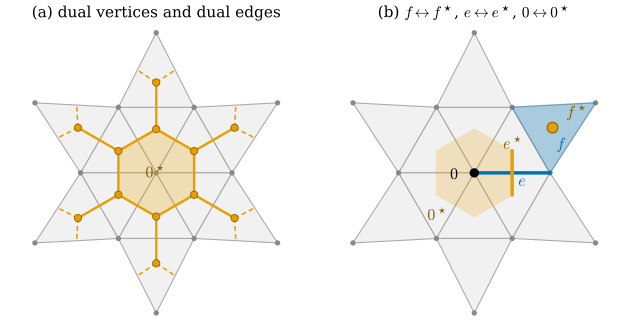

Generate this figure with Python:
"""Figure 33.6.1: the dual cells of a planar patch (Section 33.6).

The complex of Figure 33.2.1 (vertex 0 at the origin, six vertices on the unit circle, six on the circle of radius
1.85; twelve triangles). Dual vertices are drawn at the triangle barycenters, a drawing choice only: the dual
complex of this section is combinatorial (its geometry is Section 36.5).
(a) all dual vertices and dual edges; a dual edge of an interior edge joins the two dual vertices, a dual edge of a
    boundary edge is cut at the edge midpoint (dashed). The dual face 0* of the interior vertex 0 is filled.
(b) three correspondences: the triangle f = {1, 2, 7} and its dual vertex f*, the edge e = {0, 1} and its dual edge
    e*, the vertex 0 and its dual face 0*.
Self-check: the interior vertex 0 has a hexagonal dual face whose corners are the six triangles around 0 in the
cyclic order of its link; the dual edge e* joins the two triangles containing e; every dual vertex has degree 3
counting cut dual edges.

Run from the project root:
``PYTHONPATH=tools python3 chapters/33-combinatorial-surfaces/figures/fig-33-6-1-dual-cells.py``
"""

import dgdec as dd
import dgmesh as dm

import dgfig  # noqa: E402

dgfig.setup()

import matplotlib.pyplot as plt  # noqa: E402
import numpy as np  # noqa: E402
from matplotlib.patches import Polygon  # noqa: E402

C = dgfig.COLORS
ORANGE, BLUE = C["accent"], C["tangent"]
ang1 = np.deg2rad(60 * np.arange(6))
ang2 = ang1 + np.deg2rad(30)
X = np.vstack([[0.0, 0.0], np.c_[np.cos(ang1), np.sin(ang1)], 1.85 * np.c_[np.cos(ang2), np.sin(ang2)]])
ring = lambda k: 1 + k % 6  # noqa: E731
F = np.array([(0, ring(k), ring(k + 1)) for k in range(6)] + [(ring(k + 1), ring(k), 7 + k) for k in range(6)])
assert dm.oriented_consistently(F)
bc = X[F].mean(1)                                            # drawing positions of the dual vertices
ef = dm.edge_faces(F)
he = dd.HalfedgeMesh(F)
star0 = he.vertex_faces(0)                                   # the corners of the dual face 0*, in cyclic order
assert sorted(star0) == list(range(6)) and len(star0) == 6
for a, b in zip(star0, star0[1:] + star0[:1]):
    assert len(set(F[a]) & set(F[b]) & {0}) == 1 and len(set(F[a]) & set(F[b])) == 2
deg = np.zeros(len(F), int)
for fs in ef.values():
    for f in fs:
        deg[f] += 1
assert (deg == 3).all()                                       # trivalent, counting cut dual edges


def base(ax):
    for f in F:
        ax.add_patch(Polygon(X[f], closed=True, facecolor="#F1F1F1", edgecolor="#A8A8A8", lw=0.8, zorder=0))
    ax.plot(*X.T, "o", color="#888888", ms=3, zorder=1)


fig, (axa, axb) = plt.subplots(1, 2, figsize=(6.6, 3.5))
base(axa)
axa.add_patch(Polygon(bc[star0], closed=True, facecolor=ORANGE, alpha=0.25, edgecolor="none", zorder=1.5))
for e, fs in ef.items():
    if len(fs) == 2:
        axa.plot(*bc[list(fs)].T, color=ORANGE, lw=1.8, zorder=3)
    else:
        m = X[list(e)].mean(0)
        axa.plot(*np.array([bc[fs[0]], m]).T, color=ORANGE, lw=1.2, ls=(0, (3, 2)), zorder=3)
axa.plot(*bc.T, "o", color=ORANGE, ms=5.5, zorder=4, mec="#8a5a00", mew=0.6)
axa.text(0.0, 0.0, r"$0^\star$", fontsize=12, ha="center", va="center", color="#8a5a00", zorder=5)
axa.set_title("(a) dual vertices and dual edges", fontsize=11.5)
dgfig.schematic_axes(axa, xlim=(-2.0, 2.0), ylim=(-1.9, 1.95))

base(axb)
f = 6                                                        # the triangle {1, 2, 7}
assert sorted(F[f]) == [1, 2, 7]
axb.add_patch(Polygon(X[F[f]], closed=True, facecolor=BLUE, alpha=0.3, edgecolor=BLUE, lw=1.4, zorder=2))
axb.plot(*bc[f], "o", color=ORANGE, ms=8, zorder=5, mec="#8a5a00", mew=0.8)
axb.text(*(bc[f] + np.array([0.18, 0.14])), r"$f^\star$", fontsize=12, color="#8a5a00", zorder=6)
axb.text(*(X[F[f]].mean(0) + np.array([0.05, -0.28])), r"$f$", fontsize=12, color=BLUE, zorder=6)
e = (0, 1)
fe = ef[e]
axb.plot(*X[list(e)].T, color=BLUE, lw=2.6, zorder=3)
axb.plot(*bc[list(fe)].T, color=ORANGE, lw=2.6, zorder=4)
axb.text(0.58, -0.17, r"$e$", fontsize=12, color=BLUE, zorder=6)
axb.text(0.38, 0.32, r"$e^\star$", fontsize=12, color="#8a5a00", zorder=6)
axb.add_patch(Polygon(bc[star0], closed=True, facecolor=ORANGE, alpha=0.22, edgecolor=ORANGE, lw=1.0, zorder=1.5))
axb.plot(*X[0], "o", color="black", ms=6, zorder=6)
axb.text(-0.32, -0.08, r"$0$", fontsize=12, zorder=6)
axb.text(-0.62, -0.62, r"$0^\star$", fontsize=12, color="#8a5a00", zorder=6)
axb.set_title(r"(b) $f \leftrightarrow f^\star$, $e \leftrightarrow e^\star$, $0 \leftrightarrow 0^\star$",
              fontsize=11.5)
dgfig.schematic_axes(axb, xlim=(-2.0, 2.0), ylim=(-1.9, 1.95))
fig.subplots_adjust(left=0.01, right=0.99, top=0.9, bottom=0.02, wspace=0.05)
dgfig.save(fig, __file__)
